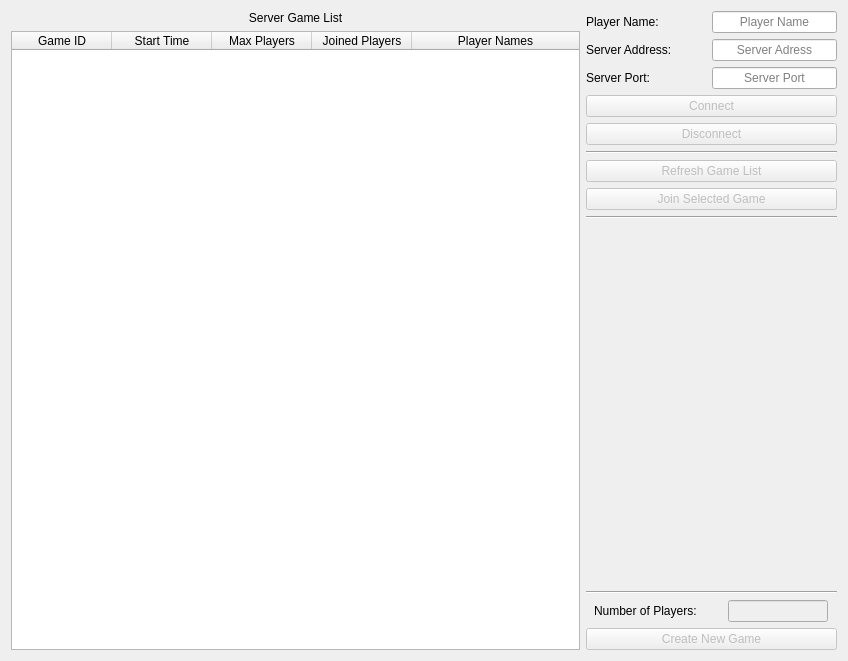
<?xml version="1.0" encoding="UTF-8"?>
<ui version="4.0">
 <class>lobbyWindow</class>
 <widget class="QWidget" name="lobbyWindow">
  <property name="geometry">
   <rect>
    <x>0</x>
    <y>0</y>
    <width>848</width>
    <height>661</height>
   </rect>
  </property>
  <property name="windowTitle">
   <string>SudokuMP Lobby</string>
  </property>
  <layout class="QHBoxLayout" name="horizontalLayout_4">
   <item>
    <layout class="QVBoxLayout" name="verticalLayout_2">
     <item>
      <widget class="QLabel" name="label_5">
       <property name="sizePolicy">
        <sizepolicy hsizetype="Expanding" vsizetype="Preferred">
         <horstretch>0</horstretch>
         <verstretch>0</verstretch>
        </sizepolicy>
       </property>
       <property name="text">
        <string>Server Game List</string>
       </property>
       <property name="alignment">
        <set>Qt::AlignCenter</set>
       </property>
      </widget>
     </item>
     <item>
      <widget class="QTableWidget" name="gameListTable">
       <property name="editTriggers">
        <set>QAbstractItemView::NoEditTriggers</set>
       </property>
       <property name="alternatingRowColors">
        <bool>true</bool>
       </property>
       <property name="selectionMode">
        <enum>QAbstractItemView::SingleSelection</enum>
       </property>
       <property name="selectionBehavior">
        <enum>QAbstractItemView::SelectRows</enum>
       </property>
       <property name="wordWrap">
        <bool>true</bool>
       </property>
       <property name="cornerButtonEnabled">
        <bool>false</bool>
       </property>
       <attribute name="horizontalHeaderStretchLastSection">
        <bool>true</bool>
       </attribute>
       <attribute name="verticalHeaderVisible">
        <bool>false</bool>
       </attribute>
       <column>
        <property name="text">
         <string>Game ID</string>
        </property>
       </column>
       <column>
        <property name="text">
         <string>Start Time</string>
        </property>
       </column>
       <column>
        <property name="text">
         <string>Max Players</string>
        </property>
       </column>
       <column>
        <property name="text">
         <string>Joined Players</string>
        </property>
       </column>
       <column>
        <property name="text">
         <string>Player Names</string>
        </property>
       </column>
      </widget>
     </item>
    </layout>
   </item>
   <item>
    <layout class="QVBoxLayout" name="verticalLayout">
     <item>
      <layout class="QHBoxLayout" name="horizontalLayout">
       <item>
        <widget class="QLabel" name="label">
         <property name="sizePolicy">
          <sizepolicy hsizetype="Minimum" vsizetype="Preferred">
           <horstretch>0</horstretch>
           <verstretch>0</verstretch>
          </sizepolicy>
         </property>
         <property name="maximumSize">
          <size>
           <width>120</width>
           <height>16777215</height>
          </size>
         </property>
         <property name="text">
          <string>Player Name:</string>
         </property>
        </widget>
       </item>
       <item>
        <widget class="QLineEdit" name="playerNameField">
         <property name="maximumSize">
          <size>
           <width>125</width>
           <height>16777215</height>
          </size>
         </property>
         <property name="maxLength">
          <number>8</number>
         </property>
         <property name="alignment">
          <set>Qt::AlignCenter</set>
         </property>
         <property name="placeholderText">
          <string>Player Name</string>
         </property>
        </widget>
       </item>
      </layout>
     </item>
     <item>
      <layout class="QHBoxLayout" name="horizontalLayout_2">
       <item>
        <widget class="QLabel" name="label_2">
         <property name="sizePolicy">
          <sizepolicy hsizetype="Minimum" vsizetype="Preferred">
           <horstretch>0</horstretch>
           <verstretch>0</verstretch>
          </sizepolicy>
         </property>
         <property name="maximumSize">
          <size>
           <width>120</width>
           <height>16777215</height>
          </size>
         </property>
         <property name="text">
          <string>Server Address:</string>
         </property>
        </widget>
       </item>
       <item>
        <widget class="QLineEdit" name="addressField">
         <property name="maximumSize">
          <size>
           <width>125</width>
           <height>16777215</height>
          </size>
         </property>
         <property name="alignment">
          <set>Qt::AlignCenter</set>
         </property>
         <property name="placeholderText">
          <string>Server Adress</string>
         </property>
        </widget>
       </item>
      </layout>
     </item>
     <item>
      <layout class="QHBoxLayout" name="horizontalLayout_3">
       <item>
        <widget class="QLabel" name="label_3">
         <property name="sizePolicy">
          <sizepolicy hsizetype="Minimum" vsizetype="Preferred">
           <horstretch>0</horstretch>
           <verstretch>0</verstretch>
          </sizepolicy>
         </property>
         <property name="maximumSize">
          <size>
           <width>120</width>
           <height>16777215</height>
          </size>
         </property>
         <property name="text">
          <string>Server Port:</string>
         </property>
        </widget>
       </item>
       <item>
        <widget class="QLineEdit" name="portField">
         <property name="maximumSize">
          <size>
           <width>125</width>
           <height>16777215</height>
          </size>
         </property>
         <property name="maxLength">
          <number>32767</number>
         </property>
         <property name="alignment">
          <set>Qt::AlignCenter</set>
         </property>
         <property name="placeholderText">
          <string>Server Port</string>
         </property>
        </widget>
       </item>
      </layout>
     </item>
     <item>
      <widget class="QPushButton" name="connectButton">
       <property name="enabled">
        <bool>false</bool>
       </property>
       <property name="text">
        <string>Connect</string>
       </property>
      </widget>
     </item>
     <item>
      <widget class="QPushButton" name="disconnectButton">
       <property name="enabled">
        <bool>false</bool>
       </property>
       <property name="text">
        <string>Disconnect</string>
       </property>
      </widget>
     </item>
     <item>
      <widget class="Line" name="line_2">
       <property name="minimumSize">
        <size>
         <width>100</width>
         <height>0</height>
        </size>
       </property>
       <property name="orientation">
        <enum>Qt::Horizontal</enum>
       </property>
      </widget>
     </item>
     <item>
      <widget class="QPushButton" name="refreshGLButton">
       <property name="enabled">
        <bool>false</bool>
       </property>
       <property name="text">
        <string>Refresh Game List</string>
       </property>
      </widget>
     </item>
     <item>
      <widget class="QPushButton" name="joinGameButton">
       <property name="enabled">
        <bool>false</bool>
       </property>
       <property name="text">
        <string>Join Selected Game</string>
       </property>
      </widget>
     </item>
     <item>
      <widget class="Line" name="line_3">
       <property name="minimumSize">
        <size>
         <width>100</width>
         <height>0</height>
        </size>
       </property>
       <property name="orientation">
        <enum>Qt::Horizontal</enum>
       </property>
      </widget>
     </item>
     <item>
      <spacer name="verticalSpacer">
       <property name="orientation">
        <enum>Qt::Vertical</enum>
       </property>
       <property name="sizeHint" stdset="0">
        <size>
         <width>20</width>
         <height>40</height>
        </size>
       </property>
      </spacer>
     </item>
     <item>
      <widget class="Line" name="line">
       <property name="minimumSize">
        <size>
         <width>100</width>
         <height>0</height>
        </size>
       </property>
       <property name="orientation">
        <enum>Qt::Horizontal</enum>
       </property>
      </widget>
     </item>
     <item>
      <layout class="QHBoxLayout" name="horizontalLayout_5">
       <item>
        <widget class="QLabel" name="label_4">
         <property name="sizePolicy">
          <sizepolicy hsizetype="Minimum" vsizetype="Preferred">
           <horstretch>0</horstretch>
           <verstretch>0</verstretch>
          </sizepolicy>
         </property>
         <property name="maximumSize">
          <size>
           <width>120</width>
           <height>16777215</height>
          </size>
         </property>
         <property name="text">
          <string>Number of Players:</string>
         </property>
        </widget>
       </item>
       <item>
        <widget class="QLineEdit" name="maxPlayersField">
         <property name="enabled">
          <bool>false</bool>
         </property>
         <property name="maximumSize">
          <size>
           <width>100</width>
           <height>16777215</height>
          </size>
         </property>
        </widget>
       </item>
      </layout>
     </item>
     <item>
      <widget class="QPushButton" name="newGameButton">
       <property name="enabled">
        <bool>false</bool>
       </property>
       <property name="text">
        <string>Create New Game</string>
       </property>
      </widget>
     </item>
    </layout>
   </item>
  </layout>
 </widget>
 <resources/>
 <connections/>
</ui>
